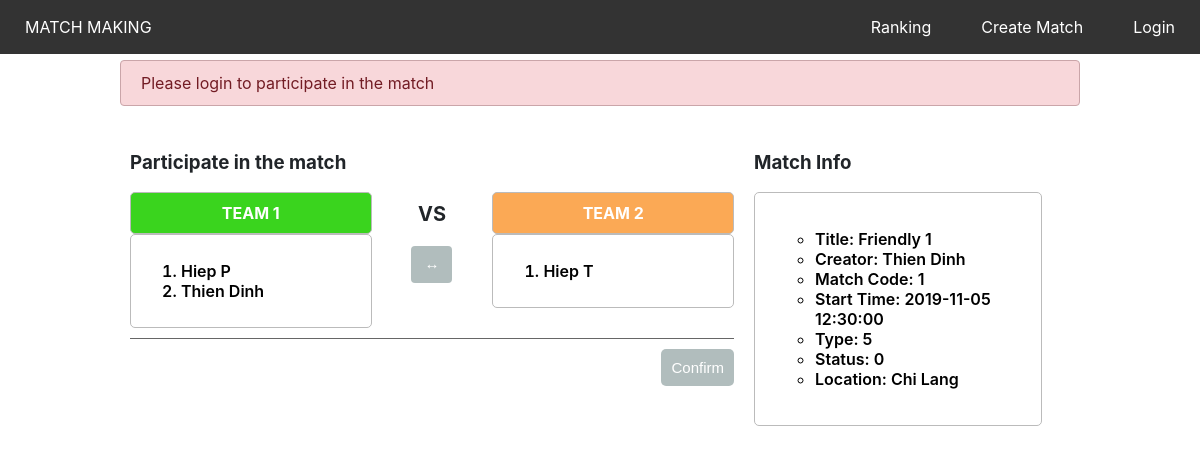
Page /match_detail/index.php?id=1 on the committed database.
### tables this page shows
create table detail
  (
    team int not null,
    player_id varchar(20),
    foreign key (player_id) references player (player_id),
    match_id int,
    foreign key (match_id) references matches (match_id) on delete cascade,
    primary key(player_id, match_id)
);

create table player
(
  player_id varchar(20) primary key not null,
  password varchar(20) not null,
  name varchar(50),
  elo int not null default 100
);

CREATE TABLE matches
(
  match_id int NOT NULL AUTO_INCREMENT,
  title varchar (255),
  kind int default 5,
  startTime datetime,
  createdTime datetime,
  scoreA int default 0,
  scoreB int default 0,
  status int default 0,
  loc varchar (255),
  player_id varchar (20),
  primary key (match_id)
);

### match_detail/index.php (the view, shortened to what this page needs)
<?php
require_once '../dbConfig.php';
$session = !isset($_COOKIE["player_id"]) ? null : $_COOKIE["player_id"];
if(isset($_GET["id"]) && !empty(trim($_GET["id"]))){
    $sql = "SELECT m.match_id, m.title, m.startTime, m.status, m.kind, m.loc, p.name, m.player_id, m.scoreA, m.scoreB FROM matches m, player p WHERE m.player_id = p.player_id and match_id = ?";
    if($stmt = mysqli_prepare($link, $sql)){
        mysqli_stmt_bind_param($stmt, "i", $param_id);
        if(mysqli_stmt_execute($stmt)){
            $result = mysqli_stmt_get_result($stmt);
            if(mysqli_num_rows($result) == 1){
                $row = mysqli_fetch_array($result, MYSQLI_ASSOC);
                $match_id = $row["match_id"];
                $title = $row["title"];
                $startTime = $row["startTime"];
                $status = $row["status"];
                $kind = $row["kind"];
                $loc = $row["loc"];
                $curname = $row["name"];
                $scoreA = $row["scoreA"];
                $scoreB = $row["scoreB"];
            } else{
                header("location: /matchup/home/");
                exit();
            }
        } else{
            echo "Oops! Something went wrong. Please try again later.";
        }
    }
}
?>
<!DOCTYPE html>
<html lang="en">
<head>
  <link rel="stylesheet" type="text/css" href="index.css">
  <link rel="stylesheet" type="text/css" href="../stylesheets/style.css">
</head>
<body>
  <?php  include('../common/header.php'); ?>
  <div class="container">
    <div class="row">
        <?php
            if (!isset($_COOKIE["player_id"]) && !isset($_GET["readOnly"])) {
                echo "<div class='alert alert-danger'>  Please login to participate in the match</div>";
            }
        ?>
        <div class="column1">
            <?php
                if(!isset($_GET["readOnly"])) {
                    echo '<h3>Participate in the match</h3>';
                }
                else echo '<h3>Match history</h3>';
            ?>
            <div class="match-wrapper">
                <div class="team-title">
                    <div class="team-left" style="background-color: #3ad41e;">
                        <p1>TEAM 1</p1>
                    </div>
                    <div class="team-left">
                        <ol id="team-left" class="info-match">
                        <?php
                            $matchId = $_GET["id"];
                            $sql = "SELECT d.team, p.name, p.player_id from detail d, player p WHERE d.player_id = p.player_id AND d.match_id = '$matchId' GROUP BY p.player_id";
                            if($result = mysqli_query($link, $sql)){
                                if(mysqli_num_rows($result) > 0){
                                    while ($row = mysqli_fetch_array($result)) {
                                        if($row["team"] === '1')
                                            echo "<li>".$row["name"]."</li>";
                                    }
                                }
                            }
                            else {
                                header("Location: error.php");
                            }
                        ?>
                        </ol>
                    </div>
                </div>
                <div class="vs">
                    <?php
                        if($status === 2) {
                            echo "<div class='score'>".$scoreA." - ".$scoreB."</div>";
                        }
                        else {
                            echo "<div class='score'>VS</div>";
                        }
                    ?>
                    <div class="team-left"  style="border:none; <?php echo isset($_GET["readOnly"]) || $status === 2 ? 'display: none': ''?>">
                        <div class="input-group">
                            <button id="join" class="btn btn-join" type="submit" name="join" <?php echo isset($isExist) || !isset($session) ? "disabled" : "" ?>>&#x2194;</button>
                        </div>
                    </div>
                </div>
                <div class="team-title">
                    <div class="team-right" style="background-color: #fba955;">
                        <p1>TEAM 2</p1>
                    </div>
                    <div class="team-right">
                        <ol id="team-right" class="info-match">
                            <?php
                               if($result = mysqli_query($link, $sql)){
                                    if(mysqli_num_rows($result) > 0){
                                        while ($row = mysqli_fetch_array($result)) {
                                            if($row["team"] === '2')
                                                echo "<li>".$row["name"]."</li>";
                                        }
                                    }
                                }
                            ?>
                        </ol>
                    </div>
                </div>
                <hr>
                <form method="post" action="action.php">
                    <div class="input-group <?php echo !empty($isExist) || $status === 2 ? 'hide' : ''; ?>" style="<?php echo isset($_GET["readOnly"]) ? 'display: none': ''?>">
                        <button class="btn-confirm" type="submit" value="Submit" <?php echo !isset($session) ? "disabled" : "" ?> >Confirm</button>
                    </div>
                </form>
            </div>
        </div>
        <div class="column2">
            <h3>Match Info</h3>
            <div class="info-form">
                <ul class="info-match">
                    <li>Title: <?php echo $title; ?></li>
                    <li>Creator: <?php echo $curname ?></li>
                    <li>Match Code: <?php echo $match_id; ?></li>
                    <li>Start Time: <?php echo $startTime; ?></li>
                    <li>Type: <?php echo $kind; ?></li>
                    <li>Status: <?php echo $status; ?></li>
                    <li>Location: <?php echo $loc; ?></li>
                </ul>
            </div>
        </div>
    </div>
  </div>
</body>
</html>

### match_detail/index.css (style rules this page uses)
.info-form { width: 100%; text-align: left; padding: 20px; border: 1px solid #bbbbbb; border-radius: 5px; box-sizing: border-box; }
ul.info-match { list-style-type: circle; }
.team-title { width: 40%; float: left; margin-bottom: 10px; }
.team-left , .team-right { width: 100%; text-align: center; padding: 10px; border: 1px solid #bbbbbb; border-radius: 5px; box-sizing: border-box; float: left; font-weight: bold; color: #ffffff; }
.vs { width: 20%; text-align: center; float: left; padding: 10px; box-sizing: border-box; }
ul.info-match { color: #000; text-align: left; font-weight: 600; }
.btn { font-size: 15px; color: white; background: #b1bdbd; border: none; border-radius: 5px; }
.btn-confirm { font-size: 15px; color: white; background: red; border: none; border-radius: 5px; float: right; padding: 10px; }
.input-group { margin: 10px 0px 10px 0px; }
.column1 { float: left; width: 65%; padding: 10px 30px 0 0px; box-sizing: border-box; }
hr { width: 100%; height: 1px; margin-left: auto; margin-right: auto; background-color:#666; border: 0 none; }
.btn-confirm:disabled { background-color: #b1bdbd; }
.alert { padding: .75rem 1.25rem; margin-bottom: 1rem; border: 1px solid transparent; border-radius: .25rem; }
.alert-danger { color: #721c24; background-color: #f8d7da; border-color: #caa5a9; }
.score { font-size: 20px; font-weight: bold; }
ol li { color: black; font-weight: 600; text-align: left; }

### stylesheets/style.css (style rules this page uses)
html, body { margin: 0px; font-family: -apple-system,BlinkMacSystemFont,"Segoe UI",Roboto,"Helvetica Neue",Arial,"Noto Sans",sans-serif,"Apple Color Emoji","Segoe UI Emoji","Segoe UI Symbol","Noto Color Emoji"; font-size: 1rem; color: #212529; }
.btn { display: inline-block; font-weight: 400; text-align: center; vertical-align: middle; line-height: 1.5; border: 1px solid transparent; border-radius: .25rem; padding: .375rem .75rem; cursor: pointer !important; }
.container { width: 80%; margin: 0 auto; padding: 60px; padding-bottom: 0px; }
.column1 { float: left; width: 65%; padding: 10px; }
.column2 { float: left; width: 30%; padding: 10px; }
.row { width: 100%; }

### rows in the picture
detail: player.name "Hiep P"
detail: player.name "Thien Dinh"
detail: player.name "Hiep T"
matches: title "Friendly 1", player.name "Thien Dinh", match_id "1", startTime "2019-11-05 12:30:00", kind "5", status "0", loc "Chi Lang"
